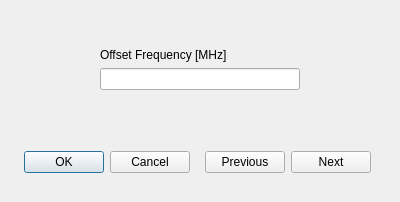
<?xml version="1.0" encoding="UTF-8"?>
<ui version="4.0">
 <class>AutoRepeaterOffsetFrequencyEditDialog</class>
 <widget class="QDialog" name="AutoRepeaterOffsetFrequencyEditDialog">
  <property name="geometry">
   <rect>
    <x>0</x>
    <y>0</y>
    <width>400</width>
    <height>202</height>
   </rect>
  </property>
  <property name="windowTitle">
   <string>Dialog</string>
  </property>
  <layout class="QVBoxLayout" name="verticalLayout">
   <item>
    <spacer name="verticalSpacer_2">
     <property name="orientation">
      <enum>Qt::Orientation::Vertical</enum>
     </property>
     <property name="sizeHint" stdset="0">
      <size>
       <width>20</width>
       <height>40</height>
      </size>
     </property>
    </spacer>
   </item>
   <item>
    <widget class="QWidget" name="widget_3" native="true">
     <layout class="QHBoxLayout" name="horizontalLayout_3">
      <item>
       <spacer name="horizontalSpacer">
        <property name="orientation">
         <enum>Qt::Orientation::Horizontal</enum>
        </property>
        <property name="sizeHint" stdset="0">
         <size>
          <width>40</width>
          <height>20</height>
         </size>
        </property>
       </spacer>
      </item>
      <item>
       <widget class="QWidget" name="widget_4" native="true">
        <layout class="QVBoxLayout" name="verticalLayout_3">
         <item>
          <widget class="QLabel" name="label">
           <property name="text">
            <string>Offset Frequency [MHz]</string>
           </property>
          </widget>
         </item>
         <item>
          <widget class="QLineEdit" name="frequencyTxt">
           <property name="minimumSize">
            <size>
             <width>200</width>
             <height>0</height>
            </size>
           </property>
          </widget>
         </item>
        </layout>
       </widget>
      </item>
      <item>
       <spacer name="horizontalSpacer_2">
        <property name="orientation">
         <enum>Qt::Orientation::Horizontal</enum>
        </property>
        <property name="sizeHint" stdset="0">
         <size>
          <width>40</width>
          <height>20</height>
         </size>
        </property>
       </spacer>
      </item>
     </layout>
    </widget>
   </item>
   <item>
    <spacer name="verticalSpacer">
     <property name="orientation">
      <enum>Qt::Orientation::Vertical</enum>
     </property>
     <property name="sizeHint" stdset="0">
      <size>
       <width>20</width>
       <height>40</height>
      </size>
     </property>
    </spacer>
   </item>
   <item>
    <widget class="QWidget" name="widget" native="true">
     <layout class="QHBoxLayout" name="horizontalLayout_2">
      <item>
       <widget class="QDialogButtonBox" name="buttonBox">
        <property name="orientation">
         <enum>Qt::Orientation::Horizontal</enum>
        </property>
        <property name="standardButtons">
         <set>QDialogButtonBox::StandardButton::Cancel|QDialogButtonBox::StandardButton::Ok</set>
        </property>
       </widget>
      </item>
      <item>
       <widget class="QWidget" name="widget_2" native="true">
        <layout class="QHBoxLayout" name="horizontalLayout">
         <item>
          <widget class="QPushButton" name="prevBtn">
           <property name="text">
            <string>Previous</string>
           </property>
          </widget>
         </item>
         <item>
          <widget class="QPushButton" name="nextBtn">
           <property name="text">
            <string>Next</string>
           </property>
          </widget>
         </item>
        </layout>
       </widget>
      </item>
     </layout>
    </widget>
   </item>
  </layout>
 </widget>
 <resources/>
 <connections>
  <connection>
   <sender>buttonBox</sender>
   <signal>accepted()</signal>
   <receiver>AutoRepeaterOffsetFrequencyEditDialog</receiver>
   <slot>accept()</slot>
   <hints>
    <hint type="sourcelabel">
     <x>248</x>
     <y>254</y>
    </hint>
    <hint type="destinationlabel">
     <x>157</x>
     <y>274</y>
    </hint>
   </hints>
  </connection>
  <connection>
   <sender>buttonBox</sender>
   <signal>rejected()</signal>
   <receiver>AutoRepeaterOffsetFrequencyEditDialog</receiver>
   <slot>reject()</slot>
   <hints>
    <hint type="sourcelabel">
     <x>316</x>
     <y>260</y>
    </hint>
    <hint type="destinationlabel">
     <x>286</x>
     <y>274</y>
    </hint>
   </hints>
  </connection>
 </connections>
</ui>
